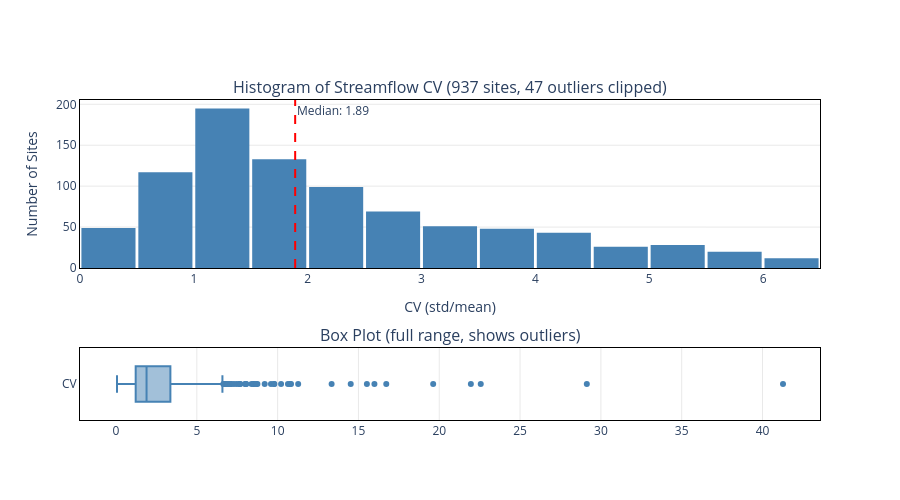

Source (notebook cell):
### Code cell
# Distribution of streamflow CV
cv_data = site_stats.to_pandas()
median_cv = cv_data["streamflow_cv"].median()

# Remove extreme outliers from plot data so bins spread evenly
p95 = cv_data["streamflow_cv"].quantile(0.95)
cv_clipped = cv_data[cv_data["streamflow_cv"] <= p95].copy()
n_outliers = len(cv_data) - len(cv_clipped)

fig = make_subplots(rows=2, cols=1, row_heights=[0.7, 0.3],
    subplot_titles=(
        f"Histogram of Streamflow CV ({len(cv_data)} sites, {n_outliers} outliers clipped)",
        "Box Plot (full range, shows outliers)"
    ))

fig.add_trace(
    go.Histogram(x=cv_clipped["streamflow_cv"], nbinsx=30,
                 name="Sites", marker_color="steelblue"),
    row=1, col=1
)
fig.add_vline(x=median_cv, line_dash="dash", line_color="red",
              annotation_text=f"Median: {median_cv:.2f}", row=1, col=1)

fig.add_trace(
    go.Box(x=cv_data["streamflow_cv"], name="CV", marker_color="steelblue"),
    row=2, col=1
)

fig.update_layout(height=500, showlegend=False, bargap=0.05,
                  plot_bgcolor="white", paper_bgcolor="white")
fig.update_xaxes(title_text="CV (std/mean)", row=1, col=1,
                 showline=True, linecolor="black", linewidth=1, mirror=True)
fig.update_yaxes(title_text="Number of Sites", row=1, col=1,
                 showline=True, linecolor="black", linewidth=1, mirror=True)
fig.update_xaxes(showline=True, linecolor="black", linewidth=1, mirror=True, row=2, col=1)
fig.update_xaxes(showline=True, linecolor="black", linewidth=1, mirror=True,
                 showgrid=True, gridcolor="lightgrey", gridwidth=0.5, row=2, col=1)
fig.update_yaxes(title_text="Number of Sites", row=1, col=1,
                 showline=True, linecolor="black", linewidth=1, mirror=True,
                 showgrid=True, gridcolor="lightgrey", gridwidth=0.5)
fig.update_yaxes(showline=True, linecolor="black", linewidth=1, mirror=True,
                 showgrid=False, row=2, col=1)
fig.show()

print(f"CV range: {cv_data['streamflow_cv'].min():.2f} to {cv_data['streamflow_cv'].max():.2f}")
print(f"Median CV: {median_cv:.2f}")
print(f"Sites above median: {len(cv_data[cv_data['streamflow_cv'] > median_cv])}")
print(f"Sites below median: {len(cv_data[cv_data['streamflow_cv'] <= median_cv])}")
print(f"Outliers clipped from histogram (CV > {p95:.2f}): {n_outliers}")

fig.write_html("sacha_histogram_box.html")

### Figure 1 — Plotly figure (JSON) as saved in the notebook; plotly's stock layout.template omitted (floating-point values rounded to 4 significant figures; data arrays with more than 128 entries replaced by an {"elided": "..."} marker saying what was removed)
{"data": [{"marker": {"color": "steelblue"}, "name": "Sites", "nbinsx": 30, "type": "histogram", "x": {"elided": "890 float values"}, "xaxis": "x", "yaxis": "y"}, {"marker": {"color": "steelblue"}, "name": "CV", "type": "box", "x": {"elided": "937 float values"}, "xaxis": "x2", "yaxis": "y2"}], "layout": {"annotations": [{"font": {"size": 16}, "showarrow": false, "text": "Histogram of Streamflow CV (937 sites, 47 outliers clipped)", "x": 0.5, "xanchor": "center", "xref": "paper", "y": 1.0, "yanchor": "bottom", "yref": "paper"}, {"font": {"size": 16}, "showarrow": false, "text": "Box Plot (full range, shows outliers)", "x": 0.5, "xanchor": "center", "xref": "paper", "y": 0.225, "yanchor": "bottom", "yref": "paper"}, {"showarrow": false, "text": "Median: 1.89", "x": 1.89, "xanchor": "left", "xref": "x", "y": 1, "yanchor": "top", "yref": "y domain"}], "bargap": 0.05, "height": 500, "paper_bgcolor": "white", "plot_bgcolor": "white", "shapes": [{"line": {"color": "red", "dash": "dash"}, "type": "line", "x0": 1.89, "x1": 1.89, "xref": "x", "y0": 0, "y1": 1, "yref": "y domain"}], "showlegend": false, "xaxis": {"anchor": "y", "domain": [0, 1], "linecolor": "black", "linewidth": 1, "mirror": true, "showline": true, "title": {"text": "CV (std/mean)"}}, "xaxis2": {"anchor": "y2", "domain": [0, 1], "gridcolor": "lightgrey", "gridwidth": 0.5, "linecolor": "black", "linewidth": 1, "mirror": true, "showgrid": true, "showline": true}, "yaxis": {"anchor": "x", "domain": [0.475, 1.0], "gridcolor": "lightgrey", "gridwidth": 0.5, "linecolor": "black", "linewidth": 1, "mirror": true, "showgrid": true, "showline": true, "title": {"text": "Number of Sites"}}, "yaxis2": {"anchor": "x2", "domain": [0, 0.225], "linecolor": "black", "linewidth": 1, "mirror": true, "showgrid": false, "showline": true}}}
